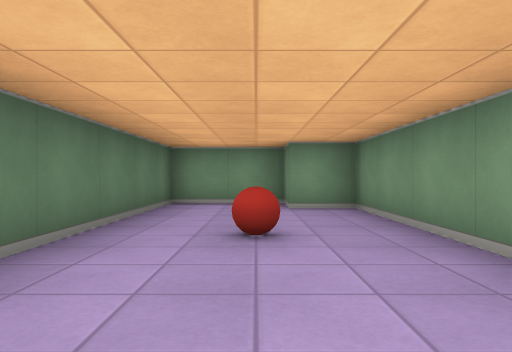
view 1 (above)

24 first-person views from a walk through a cub3D level. The camera is about half as high as the walls, looks level and sees 70° across. The floor is counted in squares. Each view is taken from the middle of a square. On the plan, view 1 faces up. The plan holds only what a view shows up to about 9 squares ahead; the rest is blank.

view 2
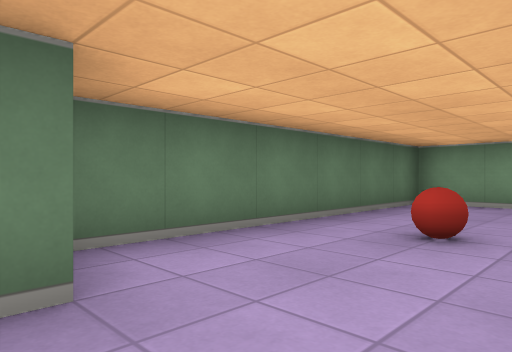

view 3
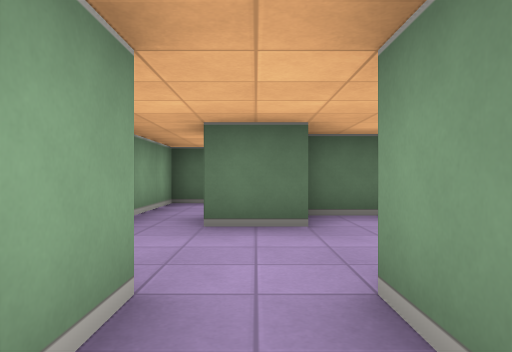

view 4
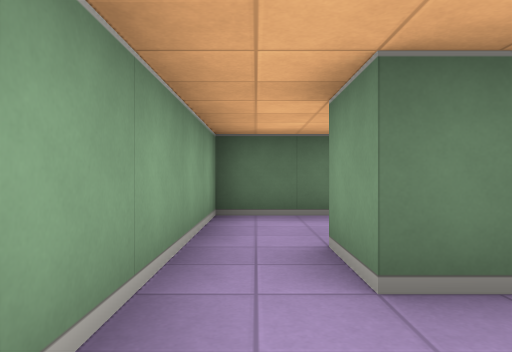

view 5
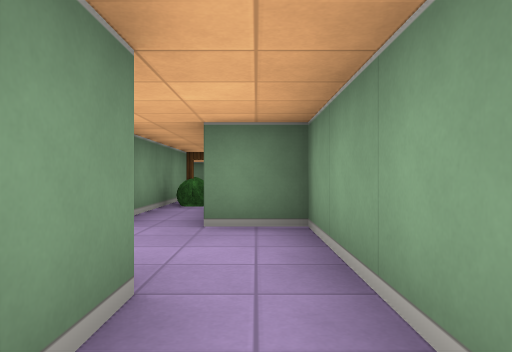

view 6
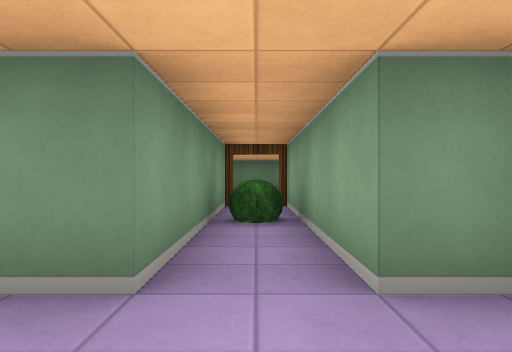

view 7
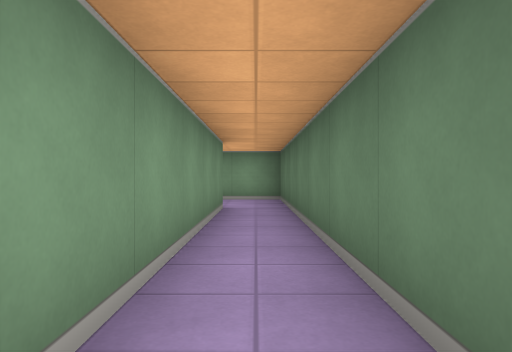

view 8
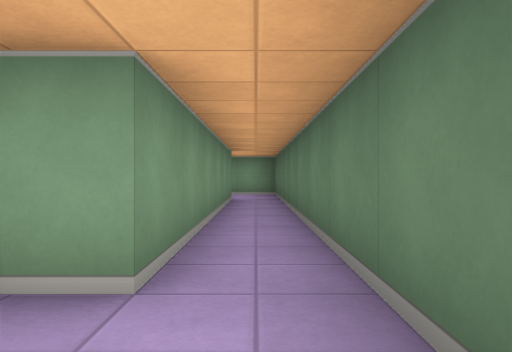

view 9
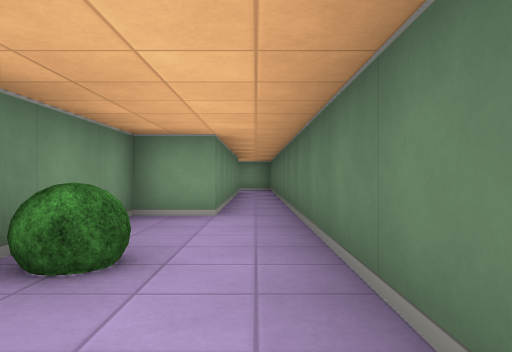

view 10
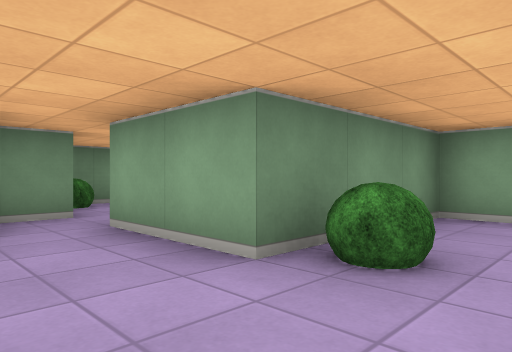

view 11
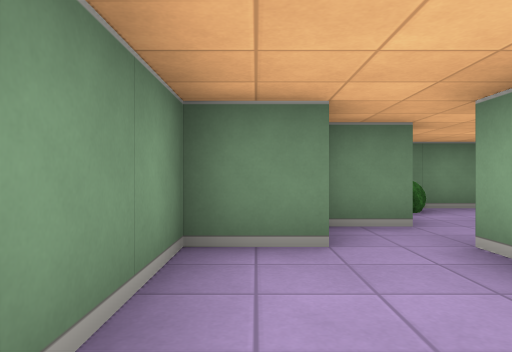

view 12
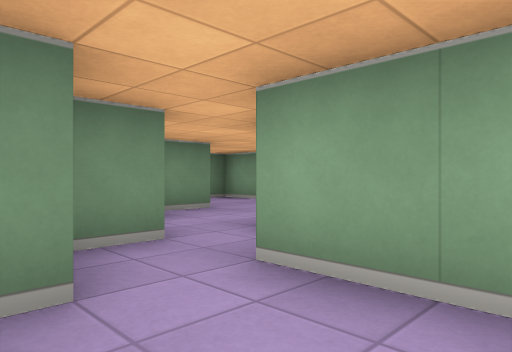

view 13
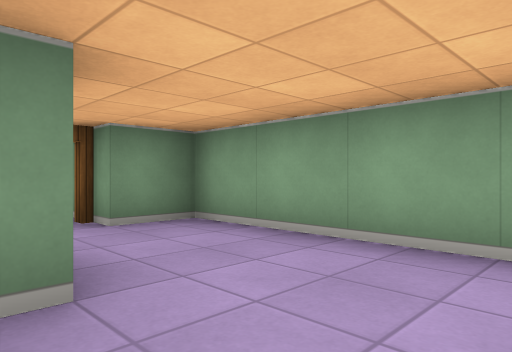

view 14
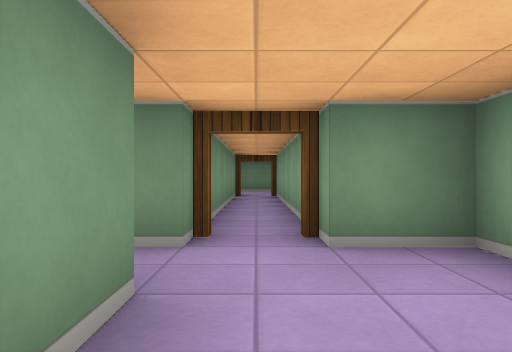

view 15
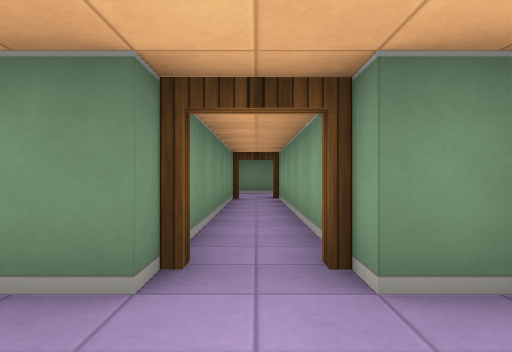

view 16
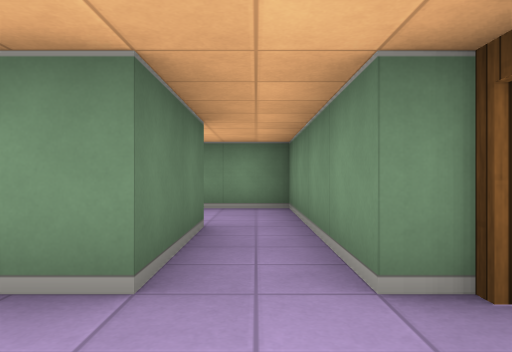

view 17
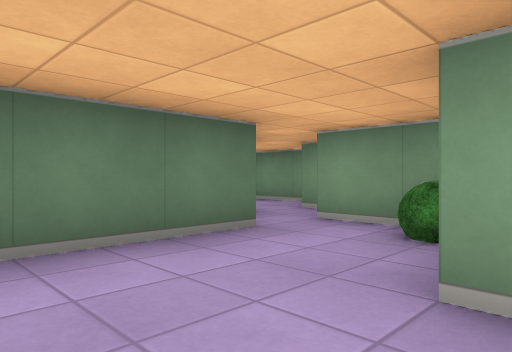

view 18
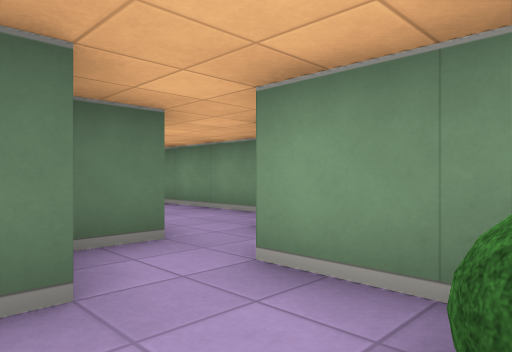

view 19
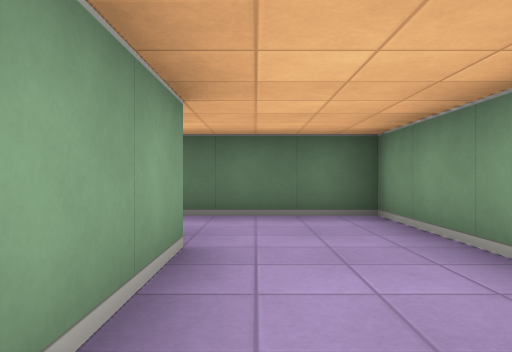

view 20
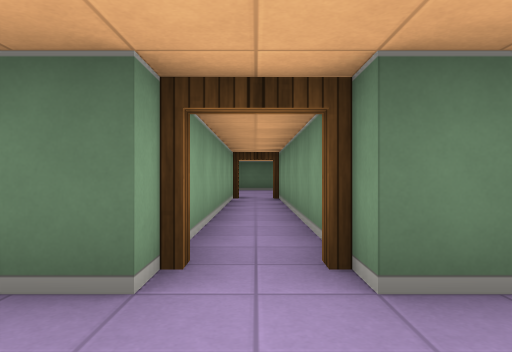

view 21
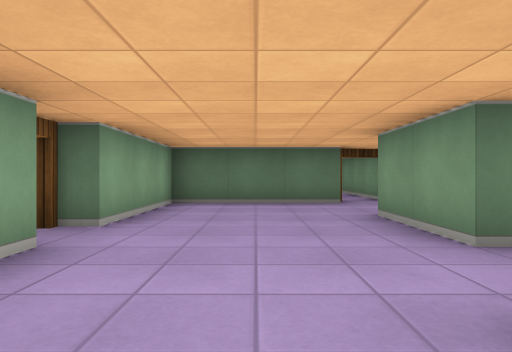

view 22
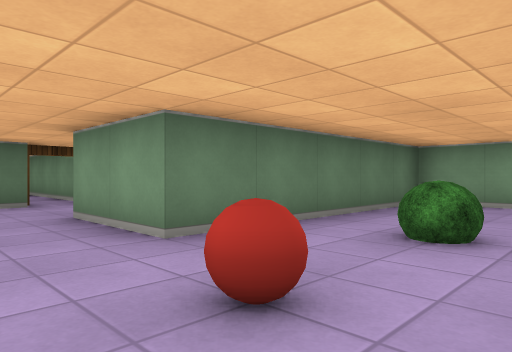

view 23
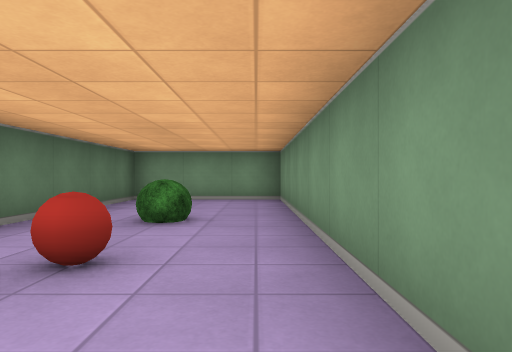

view 24
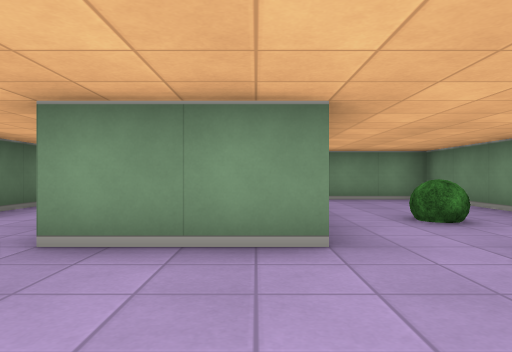

### Floor plan
Points are (right, up) in squares from view 1. A wall is a line through its corners. A room is listed if a view was taken in it or the views show most of it. See-through windows are left out.
Room 1 (views 1, 2, 3, 4, 6)
walls: (-0.5, 0.6) (-0.5, -0.5) (-1.5, -0.5); (-1.5, -1.5) (1.5, -1.5) (1.5, -0.5) (5.9, -0.5); (5.9, 0.5) (1.5, 0.5) (1.5, 5.5) (0.5, 5.5) (0.5, 6.5) (-1.5, 6.5) (-1.5, 0.6)
ways out: opening at (-2, -1) to room 2
objects: ball (0, 3); bush (4, 0)
Room 2 (views 5, 7)
walls: (-2.5, 0.5) (-2.5, 6.5); (-1.5, 6.5) (-1.5, 7.5); (-3.5, 7.5) (-3.5, -1.5) (-1.5, -1.5)
ways out: opening at (-2, -1) to room 1; opening at (-3, 7) to room 3
Room 3 (views 8, 9, 10, 11, 12, 19)
walls: (0.5, 10.4) (0.5, 11.5) (-3.5, 11.5) (-3.5, 7.5); (-1.5, 7.5) (-1.5, 9.5) (0.5, 9.5) (0.5, 8.8); (1.5, 9.5) (1.5, 10.4); (-2.5, 6.5) (-1.5, 6.5)
ways out: opening at (-3, 7) to room 2; opening at (2, 9) to room 4
objects: bush (-2, 9)
Room 4 (views 13, 14, 15, 17, 18)
walls: (4.5, 7.5) (3.5, 7.5) (3.5, 8.9); (2.4, 5.5) (4.5, 5.5); (1.5, 8.6) (1.5, 6.4); (2.9, 9.5) (1.5, 9.5)
ways out: opening at (2, 9) to room 3; opening at (4, 6.5) to room 5
objects: bush (3, 9)
Room 5 (view 16)
walls: (4.5, 9.5) (4.5, 7.5); (5.5, 7.5) (5.5, 11.5) (4.1, 11.5); (4.5, 5.5) (5.5, 5.5) (5.5, 6.5)
ways out: opening at (4, 6.5) to room 4; open door at (6, 7) to room 7
Room 6 (views 20, 21, 22, 23, 24)
walls: (19.5, 4.6) (19.5, 11.5) (16.5, 11.5) (16.5, 6.5) (14.5, 6.5); (12.5, 6.5) (12.5, 3.5) (15.5, 3.5); (12.5, 9.9) (12.5, 7.5)
ways out: open door at (12, 7) to room 7; open door at (16, 3)
objects: ball (18, 6); bush (18, 8)
Room 7 (no view inside)
walls: (5.5, 6.5) (12.5, 6.5); (12.5, 7.5) (5.5, 7.5)
ways out: open door at (6, 7) to room 5; open door at (12, 7) to room 6

Positions as (right, up) in squares from view 1, and headings:
1: (0, 0), facing up
2: (1, 0), facing up-left
3: (3, 0), facing left
4: (1, -1), facing left
5: (-2, -1), facing right
6: (0, 0), facing right
7: (-3, 6), facing down
8: (-3, 8), facing down
9: (-3, 11), facing down
10: (-3, 11), facing down-right
11: (-2, 11), facing right
12: (-1, 11), facing down-right
13: (2, 8), facing down-right
14: (3, 7), facing right
15: (4, 7), facing right
16: (5, 6), facing up
17: (4, 6), facing up-left
18: (3, 8), facing up-left
19: (1, 10), facing left
20: (14, 7), facing left
21: (19, 5), facing left
22: (19, 5), facing up-left
23: (19, 4), facing up
24: (16, 4), facing up
